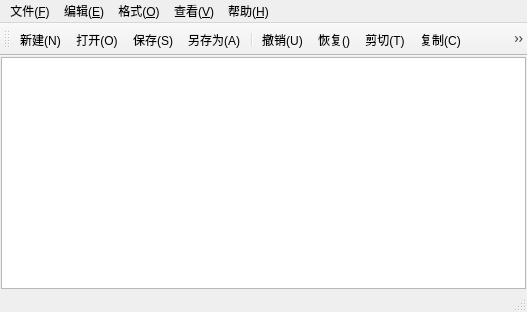
<?xml version="1.0" encoding="UTF-8"?>
<ui version="4.0">
 <class>MainWindow</class>
 <widget class="QMainWindow" name="MainWindow">
  <property name="geometry">
   <rect>
    <x>0</x>
    <y>0</y>
    <width>527</width>
    <height>312</height>
   </rect>
  </property>
  <property name="windowTitle">
   <string>记事本</string>
  </property>
  <widget class="QWidget" name="centralwidget">
   <layout class="QVBoxLayout" name="verticalLayout">
    <property name="spacing">
     <number>0</number>
    </property>
    <property name="leftMargin">
     <number>1</number>
    </property>
    <property name="topMargin">
     <number>1</number>
    </property>
    <property name="rightMargin">
     <number>1</number>
    </property>
    <property name="bottomMargin">
     <number>1</number>
    </property>
    <item>
     <widget class="CodeEditor" name="textEdit"/>
    </item>
   </layout>
  </widget>
  <widget class="QMenuBar" name="menubar">
   <property name="geometry">
    <rect>
     <x>0</x>
     <y>0</y>
     <width>527</width>
     <height>18</height>
    </rect>
   </property>
   <widget class="QMenu" name="menu">
    <property name="title">
     <string>文件(&amp;F)</string>
    </property>
    <addaction name="actionNew"/>
    <addaction name="actionOpen"/>
    <addaction name="actionSave"/>
    <addaction name="actionSaveAs"/>
    <addaction name="separator"/>
    <addaction name="actionExit"/>
   </widget>
   <widget class="QMenu" name="menu_E">
    <property name="title">
     <string>编辑(&amp;E)</string>
    </property>
    <addaction name="actionUndo"/>
    <addaction name="actionRedo"/>
    <addaction name="actionCut"/>
    <addaction name="actionCopy"/>
    <addaction name="actionPaste"/>
    <addaction name="separator"/>
    <addaction name="actionFind"/>
    <addaction name="actionReplace"/>
    <addaction name="separator"/>
    <addaction name="actionSelectALl"/>
   </widget>
   <widget class="QMenu" name="menu_O">
    <property name="title">
     <string>格式(&amp;O)</string>
    </property>
    <addaction name="actionLineWrap"/>
    <addaction name="actionLine"/>
    <addaction name="actionFont"/>
    <addaction name="actionFontColor"/>
    <addaction name="separator"/>
    <addaction name="actionFontBackgroundColor"/>
    <addaction name="action_BackgroundColor"/>
   </widget>
   <widget class="QMenu" name="menu_V">
    <property name="title">
     <string>查看(&amp;V)</string>
    </property>
    <addaction name="actionToolbar"/>
    <addaction name="actionStatus"/>
   </widget>
   <widget class="QMenu" name="menu_H">
    <property name="title">
     <string>帮助(&amp;H)</string>
    </property>
    <addaction name="actionAbout"/>
   </widget>
   <addaction name="menu"/>
   <addaction name="menu_E"/>
   <addaction name="menu_O"/>
   <addaction name="menu_V"/>
   <addaction name="menu_H"/>
  </widget>
  <widget class="QStatusBar" name="statusbar"/>
  <widget class="QToolBar" name="toolBar">
   <property name="windowTitle">
    <string>toolBar</string>
   </property>
   <attribute name="toolBarArea">
    <enum>TopToolBarArea</enum>
   </attribute>
   <attribute name="toolBarBreak">
    <bool>false</bool>
   </attribute>
   <addaction name="actionNew"/>
   <addaction name="actionOpen"/>
   <addaction name="actionSave"/>
   <addaction name="actionSaveAs"/>
   <addaction name="separator"/>
   <addaction name="actionUndo"/>
   <addaction name="actionRedo"/>
   <addaction name="actionCut"/>
   <addaction name="actionCopy"/>
   <addaction name="actionPaste"/>
   <addaction name="separator"/>
   <addaction name="actionFind"/>
   <addaction name="actionReplace"/>
   <addaction name="separator"/>
   <addaction name="actionFont"/>
   <addaction name="actionLine"/>
   <addaction name="actionLineWrap"/>
   <addaction name="separator"/>
   <addaction name="actionToolbar"/>
   <addaction name="actionStatus"/>
   <addaction name="separator"/>
  </widget>
  <action name="actionNew">
   <property name="icon">
    <iconset resource="notepad.qrc">
     <normaloff>:/img/new.png</normaloff>:/img/new.png</iconset>
   </property>
   <property name="text">
    <string>新建(&amp;N)</string>
   </property>
   <property name="toolTip">
    <string>新建</string>
   </property>
   <property name="shortcut">
    <string>Ctrl+N</string>
   </property>
  </action>
  <action name="actionOpen">
   <property name="icon">
    <iconset resource="notepad.qrc">
     <normaloff>:/img/open.png</normaloff>:/img/open.png</iconset>
   </property>
   <property name="text">
    <string>打开(&amp;O)</string>
   </property>
   <property name="toolTip">
    <string>打开</string>
   </property>
   <property name="shortcut">
    <string>Ctrl+O</string>
   </property>
  </action>
  <action name="actionSave">
   <property name="icon">
    <iconset resource="notepad.qrc">
     <normaloff>:/img/save.png</normaloff>:/img/save.png</iconset>
   </property>
   <property name="text">
    <string>保存(&amp;S)</string>
   </property>
   <property name="toolTip">
    <string>保存</string>
   </property>
   <property name="shortcut">
    <string>Ctrl+S</string>
   </property>
  </action>
  <action name="actionSaveAs">
   <property name="icon">
    <iconset resource="notepad.qrc">
     <normaloff>:/img/saveas.png</normaloff>:/img/saveas.png</iconset>
   </property>
   <property name="text">
    <string>另存为(&amp;A)</string>
   </property>
   <property name="toolTip">
    <string>另存为</string>
   </property>
  </action>
  <action name="actionUndo">
   <property name="icon">
    <iconset resource="notepad.qrc">
     <normaloff>:/img/undo.png</normaloff>:/img/undo.png</iconset>
   </property>
   <property name="text">
    <string>撤销(&amp;U)</string>
   </property>
   <property name="toolTip">
    <string>撤销</string>
   </property>
   <property name="shortcut">
    <string>Ctrl+Z</string>
   </property>
  </action>
  <action name="actionCut">
   <property name="icon">
    <iconset resource="notepad.qrc">
     <normaloff>:/img/cut.png</normaloff>:/img/cut.png</iconset>
   </property>
   <property name="text">
    <string>剪切(&amp;T)</string>
   </property>
   <property name="toolTip">
    <string>剪切</string>
   </property>
   <property name="shortcut">
    <string>Ctrl+X</string>
   </property>
  </action>
  <action name="actionExit">
   <property name="icon">
    <iconset resource="notepad.qrc">
     <normaloff>:/img/exit.png</normaloff>:/img/exit.png</iconset>
   </property>
   <property name="text">
    <string>退出(&amp;X)</string>
   </property>
   <property name="toolTip">
    <string>退出</string>
   </property>
  </action>
  <action name="actionCopy">
   <property name="icon">
    <iconset resource="notepad.qrc">
     <normaloff>:/img/copy.png</normaloff>:/img/copy.png</iconset>
   </property>
   <property name="text">
    <string>复制(&amp;C)</string>
   </property>
   <property name="toolTip">
    <string>复制</string>
   </property>
   <property name="shortcut">
    <string>Ctrl+C</string>
   </property>
  </action>
  <action name="actionPaste">
   <property name="icon">
    <iconset resource="notepad.qrc">
     <normaloff>:/img/paste.png</normaloff>:/img/paste.png</iconset>
   </property>
   <property name="text">
    <string>粘贴(&amp;P)</string>
   </property>
   <property name="toolTip">
    <string>粘贴</string>
   </property>
   <property name="shortcut">
    <string>Ctrl+V</string>
   </property>
  </action>
  <action name="actionFind">
   <property name="icon">
    <iconset resource="notepad.qrc">
     <normaloff>:/img/find.png</normaloff>:/img/find.png</iconset>
   </property>
   <property name="text">
    <string>查找(&amp;F)</string>
   </property>
   <property name="toolTip">
    <string>查找</string>
   </property>
   <property name="shortcut">
    <string>Ctrl+F</string>
   </property>
  </action>
  <action name="actionReplace">
   <property name="icon">
    <iconset resource="notepad.qrc">
     <normaloff>:/img/replace.png</normaloff>:/img/replace.png</iconset>
   </property>
   <property name="text">
    <string>替换(&amp;R)</string>
   </property>
   <property name="toolTip">
    <string>替换</string>
   </property>
   <property name="shortcut">
    <string>Ctrl+H</string>
   </property>
  </action>
  <action name="actionFont">
   <property name="icon">
    <iconset resource="notepad.qrc">
     <normaloff>:/img/font.png</normaloff>:/img/font.png</iconset>
   </property>
   <property name="text">
    <string>字体(&amp;F)</string>
   </property>
   <property name="toolTip">
    <string>字体</string>
   </property>
  </action>
  <action name="actionLineWrap">
   <property name="checkable">
    <bool>true</bool>
   </property>
   <property name="icon">
    <iconset resource="notepad.qrc">
     <normaloff>:/img/wrap.png</normaloff>:/img/wrap.png</iconset>
   </property>
   <property name="text">
    <string>自动换行(&amp;W)</string>
   </property>
   <property name="toolTip">
    <string>自动换行</string>
   </property>
  </action>
  <action name="actionToolbar">
   <property name="checkable">
    <bool>true</bool>
   </property>
   <property name="icon">
    <iconset resource="notepad.qrc">
     <normaloff>:/img/bar.png</normaloff>:/img/bar.png</iconset>
   </property>
   <property name="text">
    <string>工具栏(&amp;T)</string>
   </property>
   <property name="toolTip">
    <string>工具栏</string>
   </property>
  </action>
  <action name="actionStatus">
   <property name="checkable">
    <bool>true</bool>
   </property>
   <property name="icon">
    <iconset resource="notepad.qrc">
     <normaloff>:/img/bar2.png</normaloff>:/img/bar2.png</iconset>
   </property>
   <property name="text">
    <string>状态栏(&amp;S)</string>
   </property>
   <property name="toolTip">
    <string>状态栏</string>
   </property>
  </action>
  <action name="actionRedo">
   <property name="icon">
    <iconset resource="notepad.qrc">
     <normaloff>:/img/redo.png</normaloff>:/img/redo.png</iconset>
   </property>
   <property name="text">
    <string>恢复(&amp;)</string>
   </property>
   <property name="toolTip">
    <string>恢复</string>
   </property>
   <property name="shortcut">
    <string>Ctrl+Shift+Z</string>
   </property>
  </action>
  <action name="actionSelectALl">
   <property name="text">
    <string>全选(&amp;A)</string>
   </property>
   <property name="toolTip">
    <string>全选</string>
   </property>
   <property name="shortcut">
    <string>Ctrl+A</string>
   </property>
  </action>
  <action name="actionLine">
   <property name="icon">
    <iconset resource="notepad.qrc">
     <normaloff>:/img/Hang.svg</normaloff>:/img/Hang.svg</iconset>
   </property>
   <property name="text">
    <string>显示行号(&amp;L)</string>
   </property>
   <property name="toolTip">
    <string>显示行号</string>
   </property>
   <property name="shortcut">
    <string>Ctrl+L</string>
   </property>
  </action>
  <action name="actionPrint">
   <property name="icon">
    <iconset>
     <normaloff>:/img/print.jpg</normaloff>:/img/print.jpg</iconset>
   </property>
   <property name="text">
    <string>打印</string>
   </property>
   <property name="toolTip">
    <string>打印</string>
   </property>
  </action>
  <action name="actionAbout">
   <property name="text">
    <string>关于(&amp;A)</string>
   </property>
   <property name="toolTip">
    <string>关于                                                       </string>
   </property>
  </action>
  <action name="actionFontColor">
   <property name="text">
    <string>字体颜色</string>
   </property>
  </action>
  <action name="actionFontBackgroundColor">
   <property name="text">
    <string>字体背景色</string>
   </property>
   <property name="toolTip">
    <string>字体背景色</string>
   </property>
  </action>
  <action name="action_BackgroundColor">
   <property name="text">
    <string>编辑器背景色</string>
   </property>
  </action>
 </widget>
 <customwidgets>
  <customwidget>
   <class>CodeEditor</class>
   <extends>QPlainTextEdit</extends>
   <header location="global">codeeditor.h</header>
  </customwidget>
 </customwidgets>
 <resources>
  <include location="notepad.qrc"/>
 </resources>
 <connections/>
</ui>
